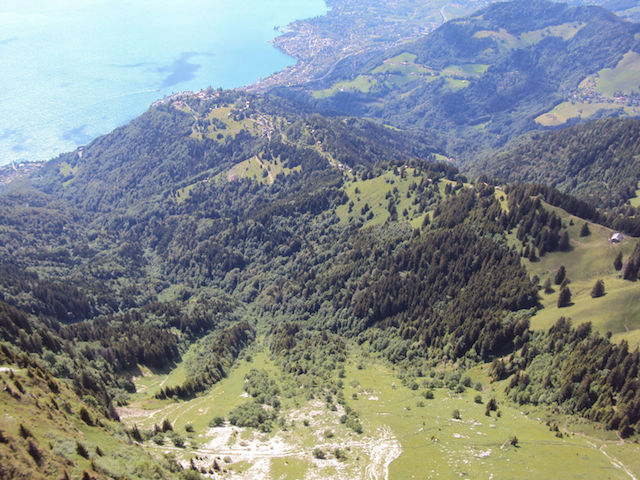
%> input picture img/ledge/1.JPG, 640 x 480 px
$ octave multiple.m   (GNU Octave 9; MATLAB toolbox functions it lacks are replaced by stand-ins)
%> lines starting %> are read from the running program, lines starting %| are printed output that depends on the picture
### helpers/find_ordered_homography.m
function image_order = ...
    find_ordered_homography(images, sift_r, harris_r, harris_thresh, ...
        harris_sigma, num_putative_matches, ransac_n)

    n_img = length(images);
    num_inliers = zeros(n_img, n_img);
    H = cell(n_img, n_img);
    residual = zeros(n_img, n_img);
    for i = 1:n_img
        for j = i+1:n_img
            [~ , H{i,j}, num_inliers(i,j), residual(i,j)] = ...
                stitch_pair(images{i}, images{j}, sift_r, harris_r, harris_thresh, ...
                harris_sigma, num_putative_matches, ransac_n);

            H{j,i} = H{i,j};
            num_inliers(j,i) = num_inliers(i,j);
            residual(j,i) = residual(i,j);
        end
    end

    link = cell(1, n_img);

    [~, sort_index] = sort(num_inliers(:), 'descend');
    inlier_thresh = num_inliers(sort_index(n_img*2-2));

    count_links = zeros(1, 2);
    for i = 1:n_img
        link{i} = find(num_inliers(i,:) >= inlier_thresh);
        num_links = length(link{i});
        assert(0 < num_links && num_links <= 2);
        count_links(num_links) = count_links(num_links) + 1;
    end
    assert(count_links(1) == 2);

    selected = zeros(1, n_img);
    image_order = zeros(1, n_img);
    for i = 1:n_img
        num_links = length(find(num_inliers(i,:) >= inlier_thresh));
        if num_links == 1
            selected(i) = 1;
            image_order(1) = i;
            break;
        end
    end

    for i = 1:n_img-1
        prev = image_order(i);
        for j = link{prev}
            if selected(j) == 0
                image_order(i+1) = j;
                break;
            end
        end
    end
end

### stitch_images.m
% STITCH_IMAGES - Given a set of images with overlapping regions,
%                 automatically compute a panorama image.
%
% Usage:    [result_img, H, num_inliers, residual] ...
%               = stitch_images (images, sift_r, harris_r, ...
%               harris_thresh, harris_sigma, num_putative_matches, ransac_n)
%
% Usage example:
%           stitch_images(images, 5, 5, 0.03, 1, 100, 4000)
%
% Arguments:
%           images        - 1 by n cell array of images.
%           sift_r        - radius of the SIFT descriptor.
%           harris_r      - radius of the Harris corner detector.
%           harris_thresh - Harris corner detector threshold.
%           harris_sigma  - standard deviation of smoothing Gaussian
%           num_putative_matches  - number of putative matches to run
%                                   RANSAC.
%           ransac_n      - number of RANSAC iterations.
%
% Returns:
%           result_img    - Computed paranoma image.
%           H             - n by n cell array of homography matrices.
%                           H{i, j} is the homography matrix between images
%                           i and j.
%           num_inliers   - n by n array of number of inliers. num_inliers{i,
%                           j} is the number of inliers between images i and
%                           j.
%           residual      - n by n array of sum of squared disrances.
%                           residual{i, j} is the residual between images i
%                           and j.
%
% Dependencies:
%           VLFeat        - Download at http://www.vlfeat.org/download.html
%
% Author:
% Daeyun Shin
% daeyun@daeyunshin.com  daeyunshin.com
%
% March 2014

function [result_img, H, num_inliers, residual] = stitch_images...
    (images, sift_r, harris_r, harris_thresh, harris_sigma, num_putative_matches, ransac_n)

    image_order =  find_ordered_homography(images, sift_r, harris_r, harris_thresh, ...
        harris_sigma, num_putative_matches, ransac_n);

    n_img = length(images);
    num_inliers = zeros(n_img, n_img);
    H = cell(n_img, n_img);
    residual = zeros(n_img, n_img);

    result_img = images{image_order(1)};
    for image_ind = 2:length(image_order)
        prev_ind = image_order(image_ind-1);
        ind = image_order(image_ind);

        [result_img, H{prev_ind, ind}, num_inliers(prev_ind, ind), residual(prev_ind, ind)] ...
            = stitch_pair(images{ind}, result_img, sift_r, harris_r, harris_thresh, ...
                          harris_sigma, num_putative_matches, ransac_n);

        H{ind, prev_ind} = H{prev_ind, ind};
        num_inliers(ind, prev_ind) = num_inliers(prev_ind, ind);
        residual(ind, prev_ind) = residual(prev_ind, ind);
    end
end

### demos/multiple.m
images = cell(1, 3);
images{1} = imread('image_stitching/img/ledge/1.JPG');
images{2} = imread('image_stitching/img/ledge/2.JPG');
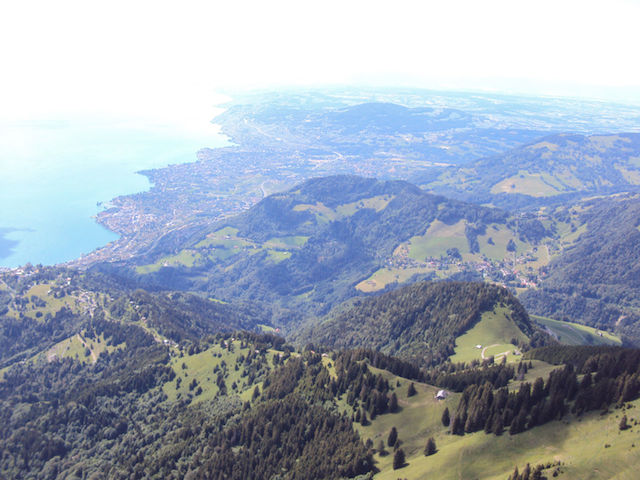
%> input picture img/ledge/2.JPG, 640 x 480 px
images{3} = imread('image_stitching/img/ledge/3.JPG');
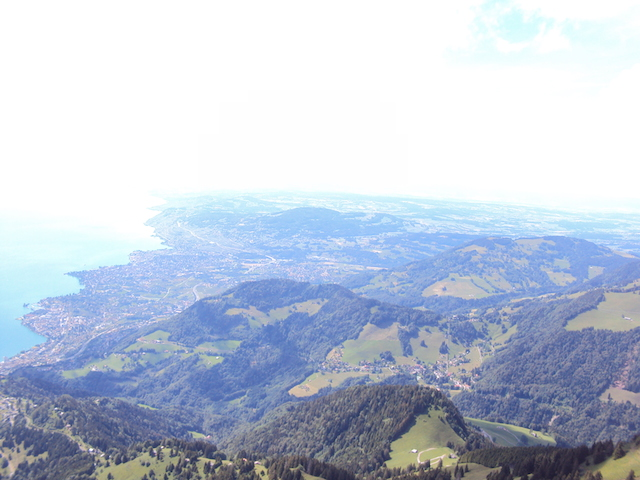
%> input picture img/ledge/3.JPG, 640 x 480 px

[result, H, num_inliers, residual] = ...
    stitch_images(images, 5, 5, 0.03, 1, 100, 4000);
%> in find_ordered_homography, `n_img = length(images);`: n_img = 3
%> in find_ordered_homography, `H = cell(n_img, n_img);`: H = {[], [], [], [], [], [], [], [], []}
%> the loop in find_ordered_homography, `for i = 1:n_img` made 1 pass
%> the run ends on the next line
